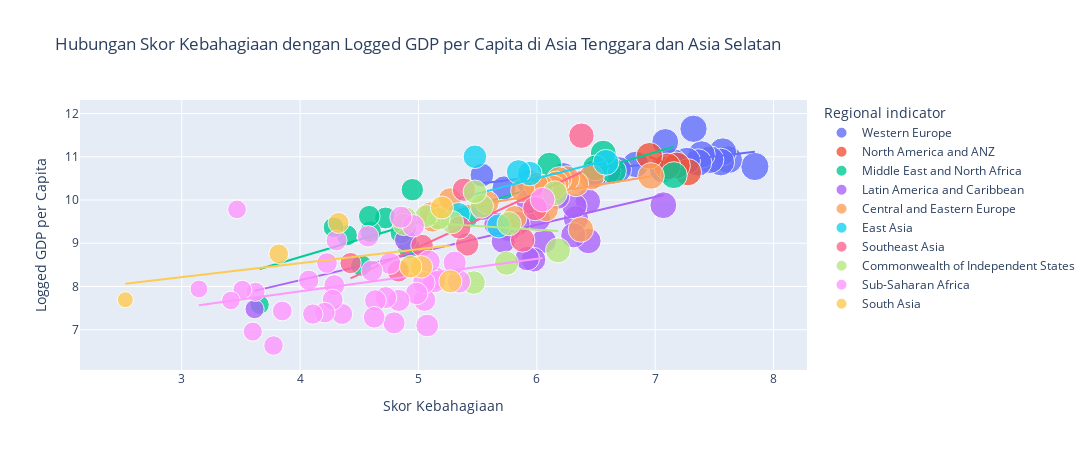

Notebook cell for this chart:
### Code cell
# Scatter plot dengan garis tren
fig = px.scatter(
    df_2021, 
    x="Ladder score", 
    y="Logged GDP per capita", 
    trendline="ols",
    title="Hubungan Skor Kebahagiaan dengan Logged GDP per Capita di Asia Tenggara dan Asia Selatan",
    labels={"Ladder score": "Skor Kebahagiaan", "Logged GDP per capita": "Logged GDP per Capita"},
    color="Regional indicator",  # Menambahkan warna berdasarkan indikator regional
    size="Ladder score",  # Menambahkan ukuran marker berdasarkan skor kebahagiaan
    hover_name="Country name",  # Menambahkan label hover dengan nama negara
    opacity=0.8  # Menambahkan opacity agar lebih mudah melihat tumpukan marker
)
fig.update_layout(
    showlegend=True,
    width=1700, 
    height=450)
fig.show()

### Figure 1 — Plotly figure (JSON) as saved in the notebook; plotly's stock layout.template omitted (floating-point values rounded to 4 significant figures)
{"data": [{"hovertemplate": "<b>%{hovertext}</b><br><br>Regional indicator=Western Europe<br>Skor Kebahagiaan=%{marker.size}<br>Logged GDP per Capita=%{y}<extra></extra>", "hovertext": ["Finland", "Denmark", "Switzerland", "Iceland", "Netherlands", "Norway", "Sweden", "Luxembourg", "Austria", "Germany", "Ireland", "United Kingdom", "Belgium", "France", "Malta", "Spain", "Italy", "Cyprus", "Portugal", "Greece", "North Cyprus"], "legendgroup": "Western Europe", "marker": {"color": "#636efa", "opacity": 0.8, "size": [7.842, 7.62, 7.571, 7.554, 7.464, 7.392, 7.363, 7.324, 7.268, 7.155, 7.085, 7.064, 6.834, 6.69, 6.602, 6.491, 6.483, 6.223, 5.929, 5.723, 5.536], "sizemode": "area", "sizeref": 0.0196, "symbol": "circle"}, "mode": "markers", "name": "Western Europe", "orientation": "v", "showlegend": true, "type": "scatter", "x": [7.842, 7.62, 7.571, 7.554, 7.464, 7.392, 7.363, 7.324, 7.268, 7.155, 7.085, 7.064, 6.834, 6.69, 6.602, 6.491, 6.483, 6.223, 5.929, 5.723, 5.536], "xaxis": "x", "y": [10.78, 10.93, 11.12, 10.88, 10.93, 11.05, 10.87, 11.65, 10.91, 10.87, 11.34, 10.71, 10.82, 10.7, 10.67, 10.57, 10.62, 10.58, 10.42, 10.28, 10.58], "yaxis": "y"}, {"hovertemplate": "<b>OLS trendline</b><br>Logged GDP per capita = 0.315834 * Ladder score + 8.63875<br>R<sup>2</sup>=0.462013<br><br>Regional indicator=Western Europe<br>Skor Kebahagiaan=%{x}<br>Logged GDP per Capita=%{y} <b>(trend)</b><extra></extra>", "legendgroup": "Western Europe", "marker": {"color": "#636efa", "symbol": "circle"}, "mode": "lines", "name": "Western Europe", "showlegend": false, "type": "scatter", "x": [5.536, 5.723, 5.929, 6.223, 6.483, 6.491, 6.602, 6.69, 6.834, 7.064, 7.085, 7.155, 7.268, 7.324, 7.363, 7.392, 7.464, 7.554, 7.571, 7.62, 7.842], "xaxis": "x", "y": [10.39, 10.45, 10.51, 10.6, 10.69, 10.69, 10.72, 10.75, 10.8, 10.87, 10.88, 10.9, 10.93, 10.95, 10.96, 10.97, 11.0, 11.02, 11.03, 11.05, 11.12], "yaxis": "y"}, {"hovertemplate": "<b>%{hovertext}</b><br><br>Regional indicator=North America and ANZ<br>Skor Kebahagiaan=%{marker.size}<br>Logged GDP per Capita=%{y}<extra></extra>", "hovertext": ["New Zealand", "Australia", "Canada", "United States"], "legendgroup": "North America and ANZ", "marker": {"color": "#EF553B", "opacity": 0.8, "size": [7.277, 7.183, 7.103, 6.951], "sizemode": "area", "sizeref": 0.0196, "symbol": "circle"}, "mode": "markers", "name": "North America and ANZ", "orientation": "v", "showlegend": true, "type": "scatter", "x": [7.277, 7.183, 7.103, 6.951], "xaxis": "x", "y": [10.64, 10.8, 10.78, 11.02], "yaxis": "y"}, {"hovertemplate": "<b>OLS trendline</b><br>Logged GDP per capita = -1.09311 * Ladder score + 18.6017<br>R<sup>2</sup>=0.915744<br><br>Regional indicator=North America and ANZ<br>Skor Kebahagiaan=%{x}<br>Logged GDP per Capita=%{y} <b>(trend)</b><extra></extra>", "legendgroup": "North America and ANZ", "marker": {"color": "#EF553B", "symbol": "circle"}, "mode": "lines", "name": "North America and ANZ", "showlegend": false, "type": "scatter", "x": [6.951, 7.103, 7.183, 7.277], "xaxis": "x", "y": [11.0, 10.84, 10.75, 10.65], "yaxis": "y"}, {"hovertemplate": "<b>%{hovertext}</b><br><br>Regional indicator=Middle East and North Africa<br>Skor Kebahagiaan=%{marker.size}<br>Logged GDP per Capita=%{y}<extra></extra>", "hovertext": ["Israel", "Bahrain", "United Arab Emirates", "Saudi Arabia", "Kuwait", "Libya", "Turkey", "Morocco", "Algeria", "Iraq", "Iran", "Tunisia", "Lebanon", "Palestinian Territories", "Jordan", "Egypt", "Yemen"], "legendgroup": "Middle East and North Africa", "marker": {"color": "#00cc96", "opacity": 0.8, "size": [7.157, 6.647, 6.561, 6.494, 6.106, 5.41, 4.948, 4.918, 4.887, 4.854, 4.721, 4.596, 4.584, 4.517, 4.395, 4.283, 3.658], "sizemode": "area", "sizeref": 0.0196, "symbol": "circle"}, "mode": "markers", "name": "Middle East and North Africa", "orientation": "v", "showlegend": true, "type": "scatter", "x": [7.157, 6.647, 6.561, 6.494, 6.106, 5.41, 4.948, 4.918, 4.887, 4.854, 4.721, 4.596, 4.584, 4.517, 4.395, 4.283, 3.658], "xaxis": "x", "y": [10.57, 10.67, 11.09, 10.74, 10.82, 9.622, 10.24, 8.903, 9.342, 9.24, 9.584, 9.266, 9.626, 8.485, 9.182, 9.367, 7.578], "yaxis": "y"}, {"hovertemplate": "<b>OLS trendline</b><br>Logged GDP per capita = 0.807674 * Ladder score + 5.45025<br>R<sup>2</sup>=0.756468<br><br>Regional indicator=Middle East and North Africa<br>Skor Kebahagiaan=%{x}<br>Logged GDP per Capita=%{y} <b>(trend)</b><extra></extra>", "legendgroup": "Middle East and North Africa", "marker": {"color": "#00cc96", "symbol": "circle"}, "mode": "lines", "name": "Middle East and North Africa", "showlegend": false, "type": "scatter", "x": [3.658, 4.283, 4.395, 4.517, 4.584, 4.596, 4.721, 4.854, 4.887, 4.918, 4.948, 5.41, 6.106, 6.494, 6.561, 6.647, 7.157], "xaxis": "x", "y": [8.405, 8.91, 9.0, 9.099, 9.153, 9.162, 9.263, 9.371, 9.397, 9.422, 9.447, 9.82, 10.38, 10.7, 10.75, 10.82, 11.23], "yaxis": "y"}, {"hovertemplate": "<b>%{hovertext}</b><br><br>Regional indicator=Latin America and Caribbean<br>Skor Kebahagiaan=%{marker.size}<br>Logged GDP per Capita=%{y}<extra></extra>", "hovertext": ["Costa Rica", "Guatemala", "Uruguay", "Brazil", "Mexico", "Jamaica", "Panama", "Chile", "El Salvador", "Colombia", "Nicaragua", "Argentina", "Honduras", "Peru", "Ecuador", "Bolivia", "Paraguay", "Dominican Republic", "Venezuela", "Haiti"], "legendgroup": "Latin America and Caribbean", "marker": {"color": "#ab63fa", "opacity": 0.8, "size": [7.069, 6.435, 6.431, 6.33, 6.317, 6.309, 6.18, 6.172, 6.061, 6.012, 5.972, 5.929, 5.919, 5.84, 5.764, 5.716, 5.653, 5.545, 4.892, 3.615], "sizemode": "area", "sizeref": 0.0196, "symbol": "circle"}, "mode": "markers", "name": "Latin America and Caribbean", "orientation": "v", "showlegend": true, "type": "scatter", "x": [7.069, 6.435, 6.431, 6.33, 6.317, 6.309, 6.18, 6.172, 6.061, 6.012, 5.972, 5.929, 5.919, 5.84, 5.764, 5.716, 5.653, 5.545, 4.892, 3.615], "xaxis": "x", "y": [9.88, 9.053, 9.966, 9.577, 9.859, 9.186, 10.35, 10.07, 9.054, 9.557, 8.62, 9.962, 8.648, 9.458, 9.313, 9.046, 9.448, 9.802, 9.073, 7.477], "yaxis": "y"}, {"hovertemplate": "<b>OLS trendline</b><br>Logged GDP per capita = 0.64131 * Ladder score + 5.58111<br>R<sup>2</sup>=0.467813<br><br>Regional indicator=Latin America and Caribbean<br>Skor Kebahagiaan=%{x}<br>Logged GDP per Capita=%{y} <b>(trend)</b><extra></extra>", "legendgroup": "Latin America and Caribbean", "marker": {"color": "#ab63fa", "symbol": "circle"}, "mode": "lines", "name": "Latin America and Caribbean", "showlegend": false, "type": "scatter", "x": [3.615, 4.892, 5.545, 5.653, 5.716, 5.764, 5.84, 5.919, 5.929, 5.972, 6.012, 6.061, 6.172, 6.18, 6.309, 6.317, 6.33, 6.431, 6.435, 7.069], "xaxis": "x", "y": [7.899, 8.718, 9.137, 9.206, 9.247, 9.278, 9.326, 9.377, 9.383, 9.411, 9.437, 9.468, 9.539, 9.544, 9.627, 9.632, 9.641, 9.705, 9.708, 10.11], "yaxis": "y"}, {"hovertemplate": "<b>%{hovertext}</b><br><br>Regional indicator=Central and Eastern Europe<br>Skor Kebahagiaan=%{marker.size}<br>Logged GDP per Capita=%{y}<extra></extra>", "hovertext": ["Czech Republic", "Slovenia", "Kosovo", "Slovakia", "Lithuania", "Estonia", "Poland", "Romania", "Serbia", "Latvia", "Hungary", "Croatia", "Bosnia and Herzegovina", "Montenegro", "Bulgaria", "Albania", "North Macedonia"], "legendgroup": "Central and Eastern Europe", "marker": {"color": "#FFA15A", "opacity": 0.8, "size": [6.965, 6.461, 6.372, 6.331, 6.255, 6.189, 6.166, 6.14, 6.078, 6.032, 5.992, 5.882, 5.813, 5.581, 5.266, 5.117, 5.101], "sizemode": "area", "sizeref": 0.0196, "symbol": "circle"}, "mode": "markers", "name": "Central and Eastern Europe", "orientation": "v", "showlegend": true, "type": "scatter", "x": [6.965, 6.461, 6.372, 6.331, 6.255, 6.189, 6.166, 6.14, 6.078, 6.032, 5.992, 5.882, 5.813, 5.581, 5.266, 5.117, 5.101], "xaxis": "x", "y": [10.56, 10.53, 9.318, 10.37, 10.5, 10.48, 10.38, 10.28, 9.787, 10.31, 10.36, 10.22, 9.59, 9.94, 10.02, 9.52, 9.693], "yaxis": "y"}, {"hovertemplate": "<b>OLS trendline</b><br>Logged GDP per capita = 0.450269 * Ladder score + 7.4143<br>R<sup>2</sup>=0.314344<br><br>Regional indicator=Central and Eastern Europe<br>Skor Kebahagiaan=%{x}<br>Logged GDP per Capita=%{y} <b>(trend)</b><extra></extra>", "legendgroup": "Central and Eastern Europe", "marker": {"color": "#FFA15A", "symbol": "circle"}, "mode": "lines", "name": "Central and Eastern Europe", "showlegend": false, "type": "scatter", "x": [5.101, 5.117, 5.266, 5.581, 5.813, 5.882, 5.992, 6.032, 6.078, 6.14, 6.166, 6.189, 6.255, 6.331, 6.372, 6.461, 6.965], "xaxis": "x", "y": [9.711, 9.718, 9.785, 9.927, 10.03, 10.06, 10.11, 10.13, 10.15, 10.18, 10.19, 10.2, 10.23, 10.26, 10.28, 10.32, 10.55], "yaxis": "y"}, {"hovertemplate": "<b>%{hovertext}</b><br><br>Regional indicator=East Asia<br>Skor Kebahagiaan=%{marker.size}<br>Logged GDP per Capita=%{y}<extra></extra>", "hovertext": ["Taiwan Province of China", "Japan", "South Korea", "Mongolia", "Hong Kong S.A.R. of China", "China"], "legendgroup": "East Asia", "marker": {"color": "#19d3f3", "opacity": 0.8, "size": [6.584, 5.94, 5.845, 5.677, 5.477, 5.339], "sizemode": "area", "sizeref": 0.0196, "symbol": "circle"}, "mode": "markers", "name": "East Asia", "orientation": "v", "showlegend": true, "type": "scatter", "x": [6.584, 5.94, 5.845, 5.677, 5.477, 5.339], "xaxis": "x", "y": [10.87, 10.61, 10.65, 9.4, 11, 9.673], "yaxis": "y"}, {"hovertemplate": "<b>OLS trendline</b><br>Logged GDP per capita = 0.699088 * Ladder score + 6.30573<br>R<sup>2</sup>=0.213824<br><br>Regional indicator=East Asia<br>Skor Kebahagiaan=%{x}<br>Logged GDP per Capita=%{y} <b>(trend)</b><extra></extra>", "legendgroup": "East Asia", "marker": {"color": "#19d3f3", "symbol": "circle"}, "mode": "lines", "name": "East Asia", "showlegend": false, "type": "scatter", "x": [5.339, 5.477, 5.677, 5.845, 5.94, 6.584], "xaxis": "x", "y": [10.04, 10.13, 10.27, 10.39, 10.46, 10.91], "yaxis": "y"}, {"hovertemplate": "<b>%{hovertext}</b><br><br>Regional indicator=Southeast Asia<br>Skor Kebahagiaan=%{marker.size}<br>Logged GDP per Capita=%{y}<extra></extra>", "hovertext": ["Singapore", "Thailand", "Philippines", "Vietnam", "Malaysia", "Indonesia", "Laos", "Cambodia", "Myanmar"], "legendgroup": "Southeast Asia", "marker": {"color": "#FF6692", "opacity": 0.8, "size": [6.377, 5.985, 5.88, 5.411, 5.384, 5.345, 5.03, 4.83, 4.426], "sizemode": "area", "sizeref": 0.0196, "symbol": "circle"}, "mode": "markers", "name": "Southeast Asia", "orientation": "v", "showlegend": true, "type": "scatter", "x": [6.377, 5.985, 5.88, 5.411, 5.384, 5.345, 5.03, 4.83, 4.426], "xaxis": "x", "y": [11.49, 9.805, 9.076, 8.973, 10.24, 9.365, 8.947, 8.36, 8.541], "yaxis": "y"}, {"hovertemplate": "<b>OLS trendline</b><br>Logged GDP per capita = 1.25856 * Ladder score + 2.61571<br>R<sup>2</sup>=0.618135<br><br>Regional indicator=Southeast Asia<br>Skor Kebahagiaan=%{x}<br>Logged GDP per Capita=%{y} <b>(trend)</b><extra></extra>", "legendgroup": "Southeast Asia", "marker": {"color": "#FF6692", "symbol": "circle"}, "mode": "lines", "name": "Southeast Asia", "showlegend": false, "type": "scatter", "x": [4.426, 4.83, 5.03, 5.345, 5.384, 5.411, 5.88, 5.985, 6.377], "xaxis": "x", "y": [8.186, 8.695, 8.946, 9.343, 9.392, 9.426, 10.02, 10.15, 10.64], "yaxis": "y"}, {"hovertemplate": "<b>%{hovertext}</b><br><br>Regional indicator=Commonwealth of Independent States<br>Skor Kebahagiaan=%{marker.size}<br>Logged GDP per Capita=%{y}<extra></extra>", "hovertext": ["Uzbekistan", "Kazakhstan", "Moldova", "Kyrgyzstan", "Belarus", "Russia", "Tajikistan", "Armenia", "Azerbaijan", "Turkmenistan", "Georgia", "Ukraine"], "legendgroup": "Commonwealth of Independent States", "marker": {"color": "#B6E880", "opacity": 0.8, "size": [6.179, 6.152, 5.766, 5.744, 5.534, 5.477, 5.466, 5.283, 5.171, 5.066, 4.891, 4.875], "sizemode": "area", "sizeref": 0.0196, "symbol": "circle"}, "mode": "markers", "name": "Commonwealth of Independent States", "orientation": "v", "showlegend": true, "type": "scatter", "x": [6.179, 6.152, 5.766, 5.744, 5.534, 5.477, 5.466, 5.283, 5.171, 5.066, 4.891, 4.875], "xaxis": "x", "y": [8.836, 10.15, 9.454, 8.538, 9.853, 10.19, 8.091, 9.487, 9.569, 9.629, 9.585, 9.436], "yaxis": "y"}, {"hovertemplate": "<b>OLS trendline</b><br>Logged GDP per capita = -0.167284 * Ladder score + 10.3164<br>R<sup>2</sup>=0.013743<br><br>Regional indicator=Commonwealth of Independent States<br>Skor Kebahagiaan=%{x}<br>Logged GDP per Capita=%{y} <b>(trend)</b><extra></extra>", "legendgroup": "Commonwealth of Independent States", "marker": {"color": "#B6E880", "symbol": "circle"}, "mode": "lines", "name": "Commonwealth of Independent States", "showlegend": false, "type": "scatter", "x": [4.875, 4.891, 5.066, 5.171, 5.283, 5.466, 5.477, 5.534, 5.744, 5.766, 6.152, 6.179], "xaxis": "x", "y": [9.501, 9.498, 9.469, 9.451, 9.433, 9.402, 9.4, 9.391, 9.355, 9.352, 9.287, 9.283], "yaxis": "y"}, {"hovertemplate": "<b>%{hovertext}</b><br><br>Regional indicator=Sub-Saharan Africa<br>Skor Kebahagiaan=%{marker.size}<br>Logged GDP per Capita=%{y}<extra></extra>", "hovertext": ["Mauritius", "Congo (Brazzaville)", "Ivory Coast", "Cameroon", "Senegal", "Ghana", "Niger", "Gambia", "Benin", "Guinea", "South Africa", "Gabon", "Burkina Faso", "Mozambique", "Nigeria", "Mali", "Uganda", "Liberia", "Kenya", "Namibia", "Chad", "Swaziland", "Comoros", "Ethiopia", "Mauritania", "Madagascar", "Togo", "Zambia", "Sierra Leone", "Burundi", "Tanzania", "Malawi", "Lesotho", "Botswana", "Rwanda", "Zimbabwe"], "legendgroup": "Sub-Saharan Africa", "marker": {"color": "#FF97FF", "opacity": 0.8, "size": [6.049, 5.342, 5.306, 5.142, 5.132, 5.088, 5.074, 5.051, 5.045, 4.984, 4.956, 4.852, 4.834, 4.794, 4.759, 4.723, 4.636, 4.625, 4.607, 4.574, 4.355, 4.308, 4.289, 4.275, 4.227, 4.208, 4.107, 4.073, 3.849, 3.775, 3.623, 3.6, 3.512, 3.467, 3.415, 3.145], "sizemode": "area", "sizeref": 0.0196, "symbol": "circle"}, "mode": "markers", "name": "Sub-Saharan Africa", "orientation": "v", "showlegend": true, "type": "scatter", "x": [6.049, 5.342, 5.306, 5.142, 5.132, 5.088, 5.074, 5.051, 5.045, 4.984, 4.956, 4.852, 4.834, 4.794, 4.759, 4.723, 4.636, 4.625, 4.607, 4.574, 4.355, 4.308, 4.289, 4.275, 4.227, 4.208, 4.107, 4.073, 3.849, 3.775, 3.623, 3.6, 3.512, 3.467, 3.415, 3.145], "xaxis": "x", "y": [10.01, 8.117, 8.551, 8.189, 8.118, 8.58, 7.098, 7.686, 8.087, 7.838, 9.403, 9.603, 7.678, 7.158, 8.533, 7.744, 7.677, 7.288, 8.361, 9.161, 7.364, 9.065, 8.031, 7.694, 8.542, 7.396, 7.362, 8.145, 7.434, 6.635, 7.876, 6.958, 7.926, 9.782, 7.676, 7.943], "yaxis": "y"}, {"hovertemplate": "<b>OLS trendline</b><br>Logged GDP per capita = 0.375571 * Ladder score + 6.3872<br>R<sup>2</sup>=0.093847<br><br>Regional indicator=Sub-Saharan Africa<br>Skor Kebahagiaan=%{x}<br>Logged GDP per Capita=%{y} <b>(trend)</b><extra></extra>", "legendgroup": "Sub-Saharan Africa", "marker": {"color": "#FF97FF", "symbol": "circle"}, "mode": "lines", "name": "Sub-Saharan Africa", "showlegend": false, "type": "scatter", "x": [3.145, 3.415, 3.467, 3.512, 3.6, 3.623, 3.775, 3.849, 4.073, 4.107, 4.208, 4.227, 4.275, 4.289, 4.308, 4.355, 4.574, 4.607, 4.625, 4.636, 4.723, 4.759, 4.794, 4.834, 4.852, 4.956, 4.984, 5.045, 5.051, 5.074, 5.088, 5.132, 5.142, 5.306, 5.342, 6.049], "xaxis": "x", "y": [7.568, 7.67, 7.689, 7.706, 7.739, 7.748, 7.805, 7.833, 7.917, 7.93, 7.968, 7.975, 7.993, 7.998, 8.005, 8.023, 8.105, 8.117, 8.124, 8.128, 8.161, 8.175, 8.188, 8.203, 8.209, 8.249, 8.259, 8.282, 8.284, 8.293, 8.298, 8.315, 8.318, 8.38, 8.394, 8.659], "yaxis": "y"}, {"hovertemplate": "<b>%{hovertext}</b><br><br>Regional indicator=South Asia<br>Skor Kebahagiaan=%{marker.size}<br>Logged GDP per Capita=%{y}<extra></extra>", "hovertext": ["Nepal", "Maldives", "Bangladesh", "Pakistan", "Sri Lanka", "India", "Afghanistan"], "legendgroup": "South Asia", "marker": {"color": "#FECB52", "opacity": 0.8, "size": [5.269, 5.198, 5.025, 4.934, 4.325, 3.819, 2.523], "sizemode": "area", "sizeref": 0.0196, "symbol": "circle"}, "mode": "markers", "name": "South Asia", "orientation": "v", "showlegend": true, "type": "scatter", "x": [5.269, 5.198, 5.025, 4.934, 4.325, 3.819, 2.523], "xaxis": "x", "y": [8.12, 9.826, 8.454, 8.458, 9.47, 8.755, 7.695], "yaxis": "y"}, {"hovertemplate": "<b>OLS trendline</b><br>Logged GDP per capita = 0.323101 * Ladder score + 7.2474<br>R<sup>2</sup>=0.185803<br><br>Regional indicator=South Asia<br>Skor Kebahagiaan=%{x}<br>Logged GDP per Capita=%{y} <b>(trend)</b><extra></extra>", "legendgroup": "South Asia", "marker": {"color": "#FECB52", "symbol": "circle"}, "mode": "lines", "name": "South Asia", "showlegend": false, "type": "scatter", "x": [2.523, 3.819, 4.325, 4.934, 5.025, 5.198, 5.269], "xaxis": "x", "y": [8.063, 8.481, 8.645, 8.842, 8.871, 8.927, 8.95], "yaxis": "y"}], "layout": {"height": 450, "legend": {"itemsizing": "constant", "title": {"text": "Regional indicator"}, "tracegroupgap": 0}, "showlegend": true, "title": {"text": "Hubungan Skor Kebahagiaan dengan Logged GDP per Capita di Asia Tenggara dan Asia Selatan"}, "width": 1700, "xaxis": {"anchor": "y", "domain": [0, 1], "title": {"text": "Skor Kebahagiaan"}}, "yaxis": {"anchor": "x", "domain": [0, 1], "title": {"text": "Logged GDP per Capita"}}}}
